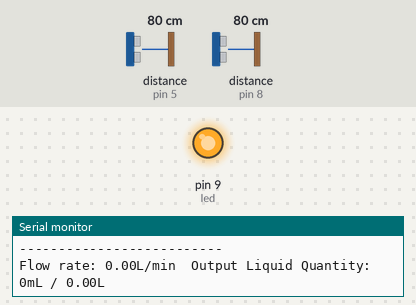
Bench run of a sketch on a simulated Arduino Uno, built with avr-gcc and run on an emulated ATmega328P. Shown: output pins drawn as LEDs (lit = HIGH), the last lines printed to the serial monitor. Wiring (inferred from the names in the program): 2 × ultrasonic range finder: trigger pin 3, echo pin 5 / trigger pin 7, echo pin 8. The inputs (shaded band) are chosen by the test bench; at power-on: distance to the obstacle (sensors on pin 5, pin 8) 80 cm. The echo pulse lasts 58.3 µs per cm; pins used as bus, display or sensor lines are not drawn.

Above: at 3.2 s.
3.3 s: distance to the obstacle (sensor on pin 5) set to 2 cm
6.3 s: distance to the obstacle (sensor on pin 8) set to 2 cm
8.9 s: distance to the obstacle (sensor on pin 8) set to 9 cm
At 10.3 s:
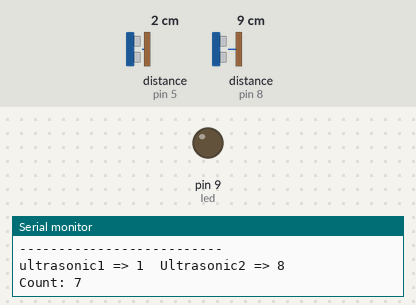
11.9 s: distance to the obstacle (sensor on pin 8) set to 12 cm
Timing chart, 0 to 14.9 s (numbered marks = the images above; inputs shaded):
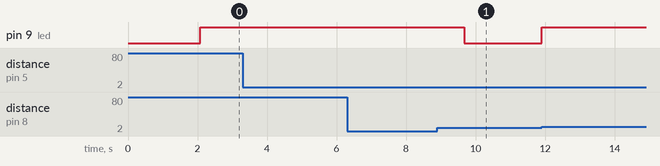

The sketch:

completewatermanagementsys.ino
```cpp
#define SENSOR  6
long currentMillis = 0;
long previousMillis = 0;
int interval = 1000;
boolean ledState = LOW;
float calibrationFactor = 4.5;
volatile byte pulseCount;
byte pulse1Sec = 0;
float flowRate;
unsigned long flowMilliLitres;
unsigned int totalMilliLitres;
float flowLitres;
float totalLitres;
#define pass_distance 80
bool trying_to_get_in = false;
bool trying_to_get_out = false;
int count = 0;
bool countmod = false;
int x;
int led = 9;
long desired_stop_millis;


//LCD_I2C lcd(0x27); // Default address of most PCF8574 modules, change accordingly
const int pingPin = 3; // Trigger Pin of Ultrasonic Sensor
const int echoPin = 5; // Echo Pin of Ultrasonic Sensor

const int pingPin2 = 7; // Trigger Pin of Ultrasonic Sensor
const int echoPin2 = 8; // Echo Pin of Ultrasonic Sensor

void setup() {
  // put your setup code here, to run once:
  //  lcd.backlight();
  Serial.begin(9600);
  pinMode(led, OUTPUT);

  pinMode(SENSOR, INPUT_PULLUP);
  Serial.print("initializing");
  delay(2000);

}

void loop() {
  // put your main code here, to run repeatedly:
  Serial.println("--------------------------");

             currentMillis = millis();
  if (currentMillis - previousMillis > interval)
  {

    pulse1Sec = pulseCount;
    pulseCount = 0;

    // Because this loop may not complete in exactly 1 second intervals we calculate
    // the number of milliseconds that have passed since the last execution and use
    // that to scale the output. We also apply the calibrationFactor to scale the output
    // based on the number of pulses per second per units of measure (litres/minute in
    // this case) coming from the sensor.
    flowRate = ((1000.0 / (millis() - previousMillis)) * pulse1Sec) / calibrationFactor;
    previousMillis = millis();

    // Divide the flow rate in litres/minute by 60 to determine how many litres have
    // passed through the sensor in this 1 second interval, then multiply by 1000 to
    // convert to millilitres.
    flowMilliLitres = (flowRate / 60) * 1000;
    flowLitres = (flowRate / 60);

    // Add the millilitres passed in this second to the cumulative total
    totalMilliLitres += flowMilliLitres;
    totalLitres += flowLitres;

    // Print the flow rate for this second in litres / minute
    Serial.print("Flow rate: ");
    Serial.print(float(flowRate));  // Print the integer part of the variable
    Serial.print("L/min");
    Serial.print("\t");       // Print tab space


    // Print the cumulative total of litres flowed since starting
    Serial.print("Output Liquid Quantity: ");
    Serial.print(totalMilliLitres);
    Serial.print("mL / ");
    Serial.print(totalLitres);
    Serial.println("L");
//    lcd.setCursor(0,1);
//    lcd.print("Total litres");
//    lcd.setCursor(1,5);
//    lcd.print(totalLitres);

  }

Serial.println("Count: "+ count);

  if(count < 0 ) count = 0;
  //--------------------------------------------------------
//  lcd.setCursor(0,0);
//  lcd.print("Total people");
//  lcd.setCursor(0,1);
//  lcd.print(count);
   long duration, inches, cm;
   pinMode(pingPin, OUTPUT);
   digitalWrite(pingPin, LOW);
   delayMicroseconds(2);
   digitalWrite(pingPin, HIGH);
   delayMicroseconds(10);
   digitalWrite(pingPin, LOW);
   pinMode(echoPin, INPUT);
   duration = pulseIn(echoPin, HIGH);
   inches = microsecondsToInches(duration);
   int d1 = microsecondsToCentimeters(duration);
   //---------------------------------------------------
          long duration2, inches2, cm2;
   pinMode(pingPin2, OUTPUT);
   digitalWrite(pingPin2, LOW);
   delayMicroseconds(2);
   digitalWrite(pingPin2, HIGH);
   delayMicroseconds(10);
   digitalWrite(pingPin2, LOW);
   pinMode(echoPin2, INPUT);
   duration2= pulseIn(echoPin2, HIGH);
   inches2 = microsecondsToInches(duration2);
   int d2 = microsecondsToCentimeters(duration2);


   //-------------------------------------------

   Serial.print("ultrasonic1 => ");
   Serial.print(d1);
   Serial.print("  Ultrasonic2 => ");
   Serial.println(d2);


   //Print count value
   Serial.print("Count: ");
   Serial.println(count);
  if((count%10) == 0){
    countmod = true;
    x= getTimeAddSecs();
  }

  if (countmod){
    if(x>millis()){
      digitalWrite(led, HIGH);
      Serial.println("Led On");
    }
    else{
      digitalWrite(led, LOW);
      Serial.println("Led Off");
      countmod = false;
    }
  }


 if (d1 < pass_distance && trying_to_get_out == false){
  trying_to_get_in = true;
 }
 else if (d2 < pass_distance && trying_to_get_in == false){
  trying_to_get_out = true;
 }
 if (d2 < pass_distance && trying_to_get_in == true){
  count++;
  trying_to_get_in = false;
  delay(500);
 }


 else if (d1 < pass_distance && trying_to_get_out == true){
  count--;
  trying_to_get_out = false;
  delay(500);
 }
}


long microsecondsToInches(long microseconds) {
   return microseconds / 74 / 2;
}

long microsecondsToCentimeters(long microseconds) {
   return microseconds / 29 / 2;
}

int getTimeAddSecs(){
  desired_stop_millis = millis() + 3000;
  return desired_stop_millis;
}
```
